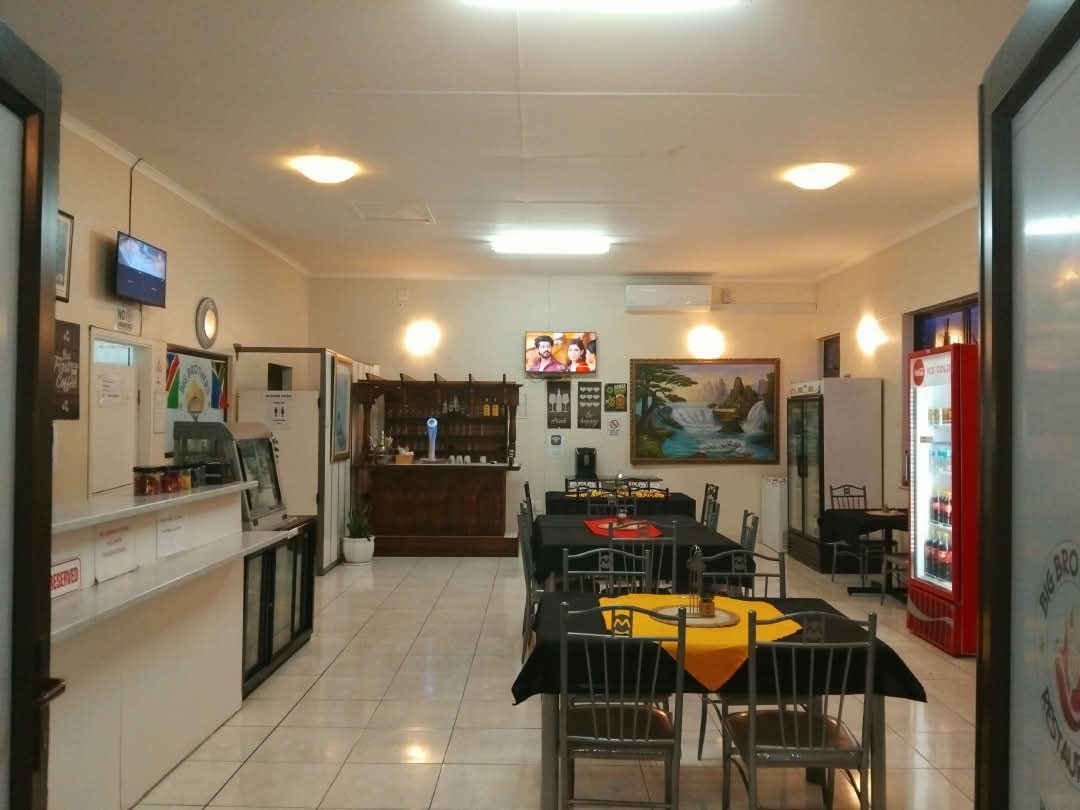
#> input picture originals/gofile-restaurant/IMG-20261014-WA0414.jpg, 1080 x 810 px, found by its file name; its folder holds only this picture in this run
$ python round6_sheet.py
#> lines starting #> are read from the running program, lines starting #| are printed output that depends on the picture
#!/usr/bin/env python3
"""Round 6 review sheet: 13 Gofile restaurant images + uploaded WA0151, labeled tiles."""
import os
from PIL import Image, ImageDraw, ImageFont

SRC = "/home/z/my-project/originals/gofile-restaurant"
EXTRA = ["/home/z/my-project/upload/IMG-20261014-WA0151.jpg"]
OUT = "/tmp/round6_sheet.jpg"

files = sorted(os.listdir(SRC))
files = [os.path.join(SRC, f) for f in files if f.lower().endswith((".jpg", ".jpeg", ".png", ".webp"))] + EXTRA

COLS, TW, TH, LABEL = 4, 420, 300, 34
rows = (len(files) + COLS - 1) // COLS
sheet = Image.new("RGB", (COLS * TW, rows * (TH + LABEL)), (24, 24, 28))
draw = ImageDraw.Draw(sheet)
try:
    font = ImageFont.truetype("/usr/share/fonts/truetype/dejavu/DejaVuSans-Bold.ttf", 20)
except Exception:
    font = ImageFont.load_default()

for idx, path in enumerate(files):
    r, c = divmod(idx, COLS)
    try:
        im = Image.open(path).convert("RGB")
#> im is the input picture: PIL image 1080x810 RGB; mean R, G, B 131.4, 117.1, 95.6
        im.thumbnail((TW - 8, TH - 8))
#> im: PIL image 389x292 RGB
        x = c * TW + (TW - im.width) // 2
#> x = 15
        y = r * (TH + LABEL) + (TH - im.height) // 2
#> y = 4
        sheet.paste(im, (x, y))
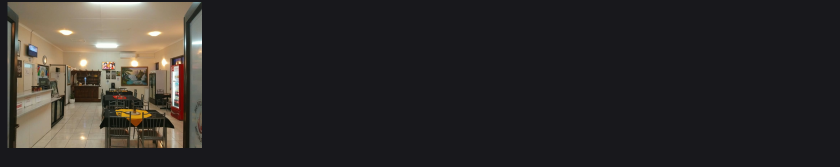
#> sheet: PIL image 1680x334 RGB (shown at 1/2 size); mean R, G, B 45.7, 42.8, 41.7
    except Exception as e:
        draw.text((c * TW + 10, r * (TH + LABEL) + 10), f"ERR {e}", fill=(255, 80, 80), font=font)
    label = os.path.basename(path)[:38]
    draw.text((c * TW + 10, r * (TH + LABEL) + TH + 4), label, fill=(255, 220, 120), font=font)
#> pass 2 of the loop `for idx, path in enumerate(files):`:
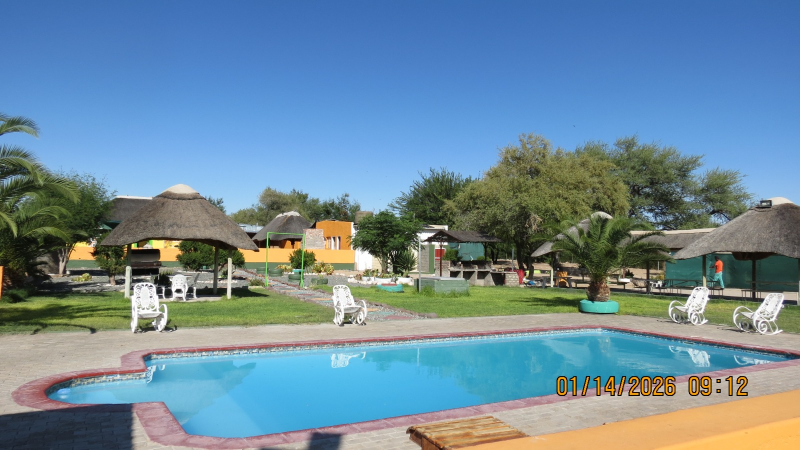
#> input picture upload/IMG-20261014-WA0151.jpg, 1600 x 900 px, found by its file name (shown at 1/2 size)
#> im is the input picture: PIL image 1600x900 RGB; mean R, G, B 109.6, 138.6, 155.7
#> `im.thumbnail((TW - 8, TH - 8))`:
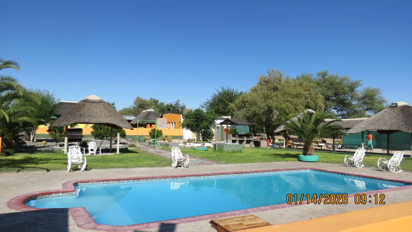
#> im: PIL image 412x232 RGB; mean R, G, B 109.6, 138.6, 155.7
#> `sheet.paste(im, (x, y))`:
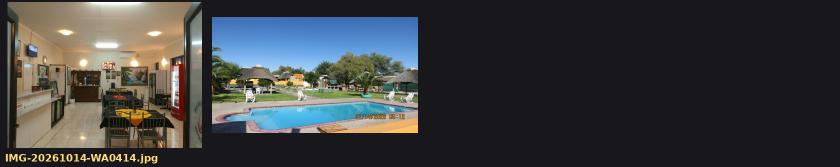
#> sheet: PIL image 1680x334 RGB (shown at 1/2 size); mean R, G, B 61.2, 63.1, 63.8

sheet.save(OUT, quality=82)
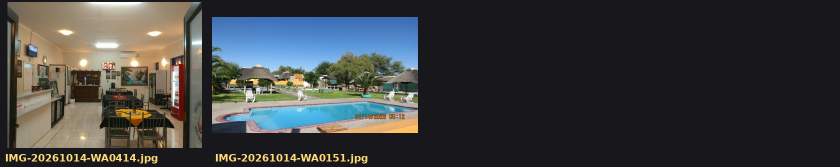
#> saved as round6_sheet.jpg: PIL image 1680x334 RGB (shown at 1/2 size); mean R, G, B 62, 63.8, 64.1
print(OUT, sheet.size, f"{len(files)} tiles")
#> (printed output is left out)
